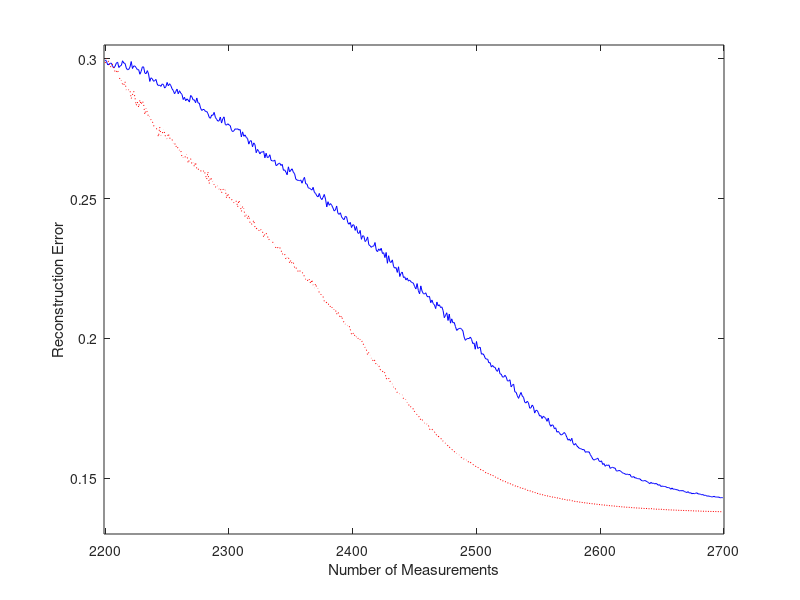

Here is the MATLAB script that generated this plot: (Note: this script raises an error after producing the figure.)
%------------------------------------------------------
% This code generates Figure 8b of the following paper: 
% "Bayesian Compressive Sensing" (Preprint, 2007).
% Coded by: Shihao Ji, ECE, Duke University
% last change: June. 12, 2007
%------------------------------------------------------
clear all
%
load DataFig08b_random.mat
rand_mean = mean(err);
rand_std = std(err);
load DataFig08b_optimized.mat
opt_mean = mean(err);
opt_std = std(err);
%
base = 100+2099;
ns = 500;
dN = 1;
% 

plot(base+(1:ns)*dN,rand_mean,'b-');
hold on;
plot(base+(1:ns)*dN,opt_mean,'r:');
axis([2199,2700,0.13,0.305]);
xlabel('Number of Measurements'); ylabel('Reconstruction Error');
box on;
legend('Random','Optimized',1);
